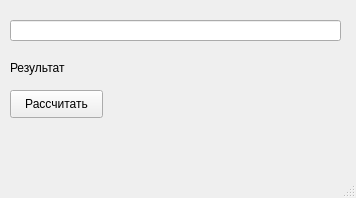
<?xml version="1.0" encoding="UTF-8"?>
<ui version="4.0">
 <class>Calcaulator</class>
 <widget class="QMainWindow" name="Calcaulator">
  <property name="enabled">
   <bool>true</bool>
  </property>
  <property name="geometry">
   <rect>
    <x>0</x>
    <y>0</y>
    <width>356</width>
    <height>198</height>
   </rect>
  </property>
  <property name="windowTitle">
   <string>MainWindow</string>
  </property>
  <property name="autoFillBackground">
   <bool>false</bool>
  </property>
  <widget class="QWidget" name="centralwidget">
   <widget class="QLabel" name="pass_sender_label">
    <property name="geometry">
     <rect>
      <x>10</x>
      <y>60</y>
      <width>121</width>
      <height>16</height>
     </rect>
    </property>
    <property name="text">
     <string>Результат</string>
    </property>
   </widget>
   <widget class="QLineEdit" name="expression_input_field">
    <property name="geometry">
     <rect>
      <x>10</x>
      <y>20</y>
      <width>331</width>
      <height>21</height>
     </rect>
    </property>
    <property name="text">
     <string/>
    </property>
   </widget>
   <widget class="QPushButton" name="button_count">
    <property name="geometry">
     <rect>
      <x>10</x>
      <y>90</y>
      <width>93</width>
      <height>28</height>
     </rect>
    </property>
    <property name="text">
     <string>Рассчитать</string>
    </property>
   </widget>
   <widget class="QLabel" name="output_label">
    <property name="geometry">
     <rect>
      <x>80</x>
      <y>60</y>
      <width>261</width>
      <height>16</height>
     </rect>
    </property>
    <property name="text">
     <string/>
    </property>
   </widget>
  </widget>
  <widget class="QStatusBar" name="statusbar"/>
 </widget>
 <resources/>
 <connections/>
</ui>
